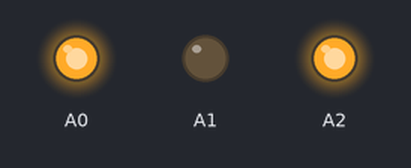
A sketch run on a simulated Arduino Uno, built with avr-gcc and run on an emulated ATmega328P. Shown: output pins drawn as LEDs (lit = HIGH).

Above: at 0.1 s.
Timing chart, 0 to 1.6 s (numbered marks = the images above):
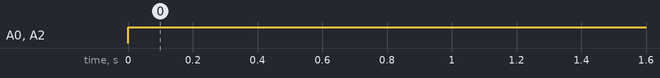

The sketch:

ledRGB.ino
```cpp
void Color(int R, int G, int B)
    {
        analogWrite(9 , R) ;   // Red    - Rojo
        analogWrite(10, G) ;   // Green - Verde
        analogWrite(11, B) ;   // Blue - Azul
    }

void setup(){

            pinMode(A0, OUTPUT);
            pinMode(A1, OUTPUT);
            pinMode(A2, OUTPUT);
   }

void loop()
   {    analogWrite(A0, 255);
   analogWrite(A1, 0);
   analogWrite(A2, 255);
   }
```

Measured:
- by itself, A0, A2: LOW → HIGH at 0.00 s
